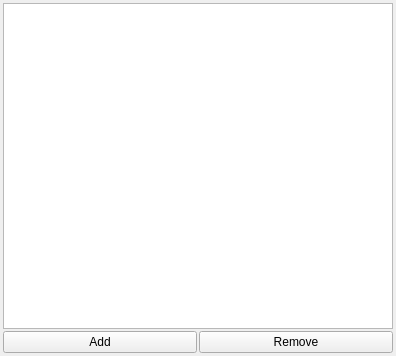
<?xml version="1.0" encoding="UTF-8"?>
<ui version="4.0">
 <class>VectorWidget</class>
 <widget class="QWidget" name="VectorWidget">
  <property name="geometry">
   <rect>
    <x>0</x>
    <y>0</y>
    <width>396</width>
    <height>356</height>
   </rect>
  </property>
  <property name="windowTitle">
   <string>Form</string>
  </property>
  <layout class="QGridLayout" name="gridLayout">
   <property name="leftMargin">
    <number>3</number>
   </property>
   <property name="topMargin">
    <number>3</number>
   </property>
   <property name="rightMargin">
    <number>3</number>
   </property>
   <property name="bottomMargin">
    <number>3</number>
   </property>
   <property name="spacing">
    <number>2</number>
   </property>
   <item row="0" column="0" colspan="2">
    <widget class="QListWidget" name="listWidget"/>
   </item>
   <item row="1" column="0">
    <widget class="QPushButton" name="pushButton">
     <property name="text">
      <string>Add</string>
     </property>
     <property name="icon">
      <iconset resource="../../resources/main.qrc">
       <normaloff>:/new/prefix1/plus.png</normaloff>:/new/prefix1/plus.png</iconset>
     </property>
     <property name="iconSize">
      <size>
       <width>24</width>
       <height>24</height>
      </size>
     </property>
    </widget>
   </item>
   <item row="1" column="1">
    <widget class="QPushButton" name="pushButton_2">
     <property name="text">
      <string>Remove</string>
     </property>
     <property name="icon">
      <iconset resource="../../resources/main.qrc">
       <normaloff>:/new/prefix1/minus.png</normaloff>:/new/prefix1/minus.png</iconset>
     </property>
     <property name="iconSize">
      <size>
       <width>24</width>
       <height>24</height>
      </size>
     </property>
    </widget>
   </item>
  </layout>
 </widget>
 <resources>
  <include location="../../resources/main.qrc"/>
 </resources>
 <connections>
  <connection>
   <sender>pushButton</sender>
   <signal>released()</signal>
   <receiver>VectorWidget</receiver>
   <slot>addEntry()</slot>
   <hints>
    <hint type="sourcelabel">
     <x>52</x>
     <y>338</y>
    </hint>
    <hint type="destinationlabel">
     <x>104</x>
     <y>332</y>
    </hint>
   </hints>
  </connection>
  <connection>
   <sender>pushButton_2</sender>
   <signal>released()</signal>
   <receiver>VectorWidget</receiver>
   <slot>removeEntry()</slot>
   <hints>
    <hint type="sourcelabel">
     <x>273</x>
     <y>334</y>
    </hint>
    <hint type="destinationlabel">
     <x>331</x>
     <y>336</y>
    </hint>
   </hints>
  </connection>
 </connections>
 <slots>
  <slot>addEntry()</slot>
  <slot>removeEntry()</slot>
 </slots>
</ui>
